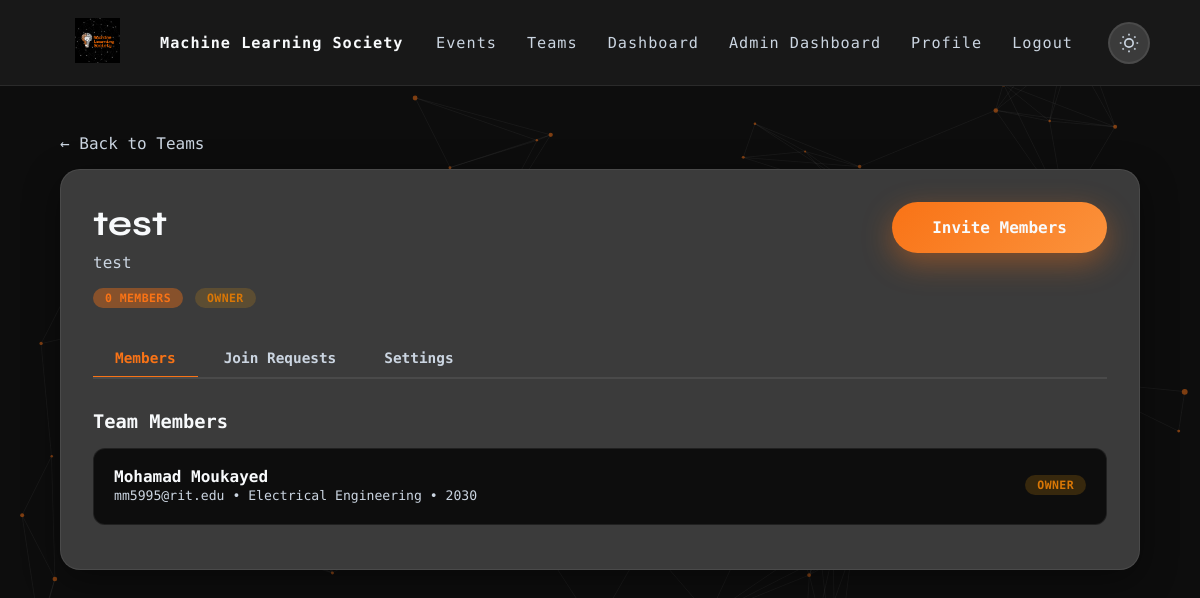
/teams/1/ (signed in), run on an earlier commit of the app's database.
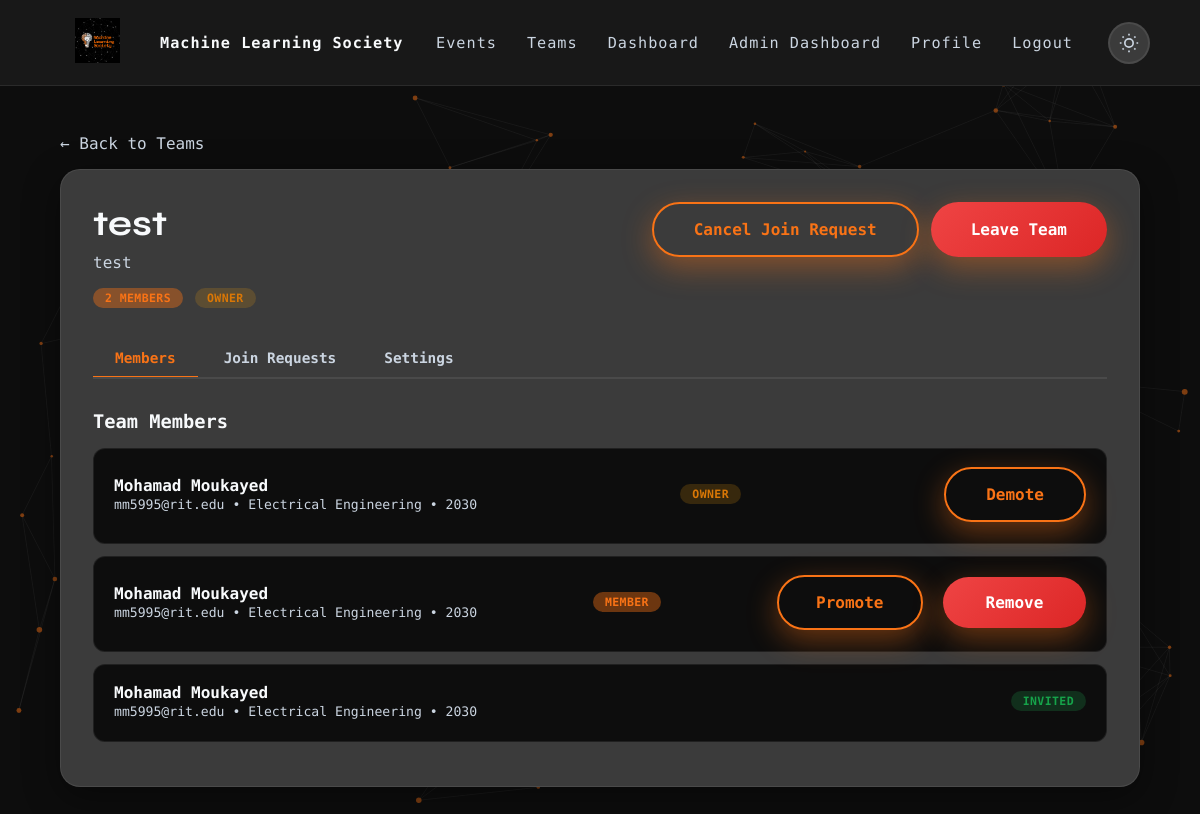
And on a later commit of the database.
### website/models.py (models this page shows)
class Team(models.Model):
    name = models.CharField()
    description = models.TextField()
    team_leaders = models.ManyToManyField(accountModels.Member, related_name="team_leaders")
    team_members = models.ManyToManyField(accountModels.Member, related_name="team_members", blank=True)
    pending_members = models.ManyToManyField(accountModels.Member, related_name="pending_members", blank=True)
    invited_members = models.ManyToManyField(accountModels.Member, related_name="invited_members", blank=True)
    creator = models.ForeignKey(accountModels.Member, on_delete=models.CASCADE)

### accounts/models.py (models this page shows, shortened)
class Member(AbstractBaseUser, PermissionsMixin):
    first_name = models.CharField()
    last_name = models.CharField()
    email = models.EmailField(unique=True)
    major = models.ForeignKey(Major, on_delete=models.CASCADE, blank=True, null=True)
    gender = models.CharField("Gender", blank=True, null=True, choices=[("M","Male"),("F","Female"),("O","Other")])
    date_of_birth = models.DateField("Date Of Birth (YYYY-MM-DD)", blank=True, null=True)
    graduation_year = models.CharField(blank=True, null=True)
    nationality = CountryField(blank=True, null=True)
    is_staff = models.BooleanField(default=False)
    is_active = models.BooleanField(default=True)
    date_joined = models.DateTimeField("date joined", default=timezone.now)
    objects = MemberManager()
    USERNAME_FIELD = "email"
    REQUIRED_FIELDS = ["first_name","last_name","date_of_birth","gender"]
    def get_full_name(self):
        return self.first_name + " " + self.last_name

class Major(models.Model):
    code = models.CharField()
    name = models.CharField()

### website/views.py (the view)
# urls.py: path("teams/<int:team_id>/", views.team_detail, name="team-detail"),
@login_required(login_url="/")
def team_detail(request: WSGIRequest, team_id: int):
    team = get_object_or_404(Team, pk=team_id)
    op = False
    if request.user in team.team_leaders.all() or request.user == team.creator:
        op = True
    return render(request, "team-detail.html", {"team": team, "op": op, "users": Member.objects.all()})

### website/context_processors.py (called while the page is built)
def prereqData(request):
    social_en = False
    if SocialAccountModels.SocialApp.objects.count() > 0:
        social_en = True
    return {
        "majors":        Major.objects.all().order_by("name"),
        "nationalities": list(countries),
        "now":           timezone.now(),   # handy for footer copyright year etc.
        "socials_enabled": social_en,
    }

### templates/team-detail.html (shortened to what this page needs)
{% extends "base.html" %}
{% load static %}
{% block content %}
<div class="dashboard-content">
  <div style="margin-bottom: 1rem;">
    <a href="{% url 'website:teams' %}" style="color: var(--text-secondary);">← Back to Teams</a>
  </div>
  <div class="dashboard-card fade-in visible">
    <div style="display: flex; justify-content: space-between; align-items: start; margin-bottom: 2rem; flex-wrap: wrap; gap: 1rem;">
      <div>
        <h1 style="font-family: 'Syne', sans-serif; font-size: 2.2rem; margin-bottom: 0.5rem;">{{ team.name }}</h1>
        <p style="color: var(--text-secondary); margin-bottom: 1rem;">{{team.description}}</p>
        <div style="display: flex; gap: 0.75rem; flex-wrap: wrap;">
          <span class="badge badge-primary">{{team.team_members.count|add:team.team_leaders.count}} Member{% if team.team_members.count|add:team.team_leaders.count != 1 %}s{% endif %}</span>
          {% if request.user == team.creator %}
          <span class="badge badge-warning">Owner</span>
          {% elif request.user in team.team_leaders.all %}
          <span class="badge badge-warning">Leader</span>
          {% elif request.user in team.pending_members.all %}
          <span class="badge badge-warning">Pending Invite</span>
          {% elif request.user in team.invited_members.all %}
          <span class="badge badge-success">Invited</span>
          {% elif request.user in team.team_members.all %}
          <span class="badge badge-primary">Member</span>
          {% endif %}
        </div>
      </div>
      <div style="display: flex; gap: 0.75rem; flex-wrap: wrap;">
        {% if request.user in team.pending_members.all %}
        <button class="btn btn-outline" onclick="cancelJoinRequest({{team.pk}})">Cancel Join Request</button>
        {% elif request.user in team.invited_members.all %}
        <button class="btn btn-success" onclick="acceptInvite({{team.pk}})">Accept Invite</button>
        <button class="btn btn-danger" onclick="rejectInvite({{team.pk}})">Reject Invite</button>
        {% elif op %}
        <button class="btn" onclick="showInviteModal()">
          <span>Invite Members</span>
        </button>
        {% elif request.user in team.team_members.all %}
        {% else %}
        <button class="btn btn-outline" onclick="requestToJoinTeam({{team.pk}})">Request To Join</button>
        {% endif %}
        {% if request.user in team.team_members.all or request.user in team.team_leaders.all and request.user != team.creator %}
        <button class="btn btn-danger" onclick="leaveTeam({{team.pk}})">Leave Team</button>
        {% endif %}
      </div>
    </div>
    <div class="tabs">
      <button class="tab active" onclick="switchTab('members', this)">Members</button>
      {% if op %}
      <button class="tab" onclick="switchTab('requests', this)">Join Requests</button>
      <button class="tab" onclick="switchTab('settings', this)">Settings</button>
      {% endif %}
    </div>
    <div id="tab-members" style="margin-top: 2rem;">
      <h3 style="margin-bottom: 1rem;">Team Members</h3>
      <ul class="item-list">
        {% if team.creator not in team.team_leaders.all %}
        <li class="item">
          <div class="item-header">
            <div>
              <span class="item-title">{{ team.creator.get_full_name }}</span>
              <div class="item-meta">{{team.creator.email}} • {{team.creator.major.name}} • {{team.creator.graduation_year}}</div>
            </div>
            <span class="badge badge-warning">Owner</span>
          </div>
        </li>
        {% endif %}
        {% for leader in team.team_leaders.all %}
        <li class="item">
          <div class="item-header">
            <div>
              <span class="item-title">{{ leader.get_full_name }}</span>
              <div class="item-meta">{{ leader.email }} • {{ leader.major.name }} • {{leader.graduation_year}}</div>
            </div>
            {% if leader == team.creator %}
            <span class="badge badge-warning">Owner</span>
            {% else %}
            <span class="badge badge-warning">Leader</span>
            {% endif %}
            {% if op %}
            <div style="display: flex; justify-content: center; align-items: center; gap: 20px;">
              <button class="btn btn-outline" style="width: 100%; " onclick="demoteMember({{team.pk}}, {{leader.pk}})">Demote</button>
            </div>
            {% endif %}
          </div>
        </li>
        {% endfor %}
        {% for member in team.team_members.all %}
        <li class="item">
          <div class="item-header">
            <div>
              <span class="item-title">{{ member.get_full_name }}</span>
              <div class="item-meta">{{ member.email }} • {{ member.major.name }} • {{member.graduation_year}}</div>
            </div>
            <span class="badge badge-primary">Member</span>
            {% if op %}
            <div style="display: flex; justify-content: center; align-items: center; gap: 20px;">
              <button class="btn btn-outline" style="width: 100%; " onclick="promoteMember({{team.pk}}, {{member.pk}})">Promote</button>
              <button class="btn btn-danger" style="width: 100%; " onclick="removeMember({{team.pk}}, {{member.pk}})">Remove</button>
            </div>
            {% endif %}
          </div>
        </li>
        {% endfor %}
        {% if op %}
        {% for member in team.invited_members.all %}
        <li class="item">
          <div class="item-header">
            <div>
              <span class="item-title">{{ member.get_full_name }}</span>
              <div class="item-meta">{{ member.email }} • {{ member.major.name }} • {{member.graduation_year}}</div>
            </div>
            <span class="badge badge-success">Invited</span>
          </div>
        </li>
        {% endfor %}
        {% endif %}
      </ul>
    </div>
  </div>
</div>
{% endblock content %}

### templates/base.html (shortened to what this page needs)
{% load static %}
<!DOCTYPE html>
<html lang="en" data-theme="dark">
<head>
    <link rel="stylesheet" href="{% static 'styles.css' %}">
    <link rel="stylesheet" href="{% static 'app-styles.css' %}">
</head>
<body>
<header class="navbar">
    <div class="nav-left">
        <a href="/">
            <img src="{% static 'assets/MLS Logo.png' %}" class="logo" id="logo" alt="RIT MLS Logo">
        </a>
        <a href="/"><span class="nav-brand">Machine Learning Society</span></a>
    </div>
    <nav>
        {% if request.user.is_authenticated %}
            <a href="{% url 'website:events' %}">Events</a>
            <a href="{% url 'website:teams' %}">Teams</a>
            <a href="{% url 'website:student_dashboard' %}">Dashboard</a>
            {% if user.is_staff %}
            <a href="{% url 'website:admin_dashboard' %}">Admin Dashboard</a>
            {% endif %}
            <a href="{% url 'website:profile' %}">Profile</a>
            <a href="{% url 'accounts:logout' %}" class="nav-logout">Logout</a>
        {% else %}
            <a href="/#about">About</a>
            <a href="/#activities">Activities</a>
            <a href="{% url 'website:meet-the-team' %}">Team</a>
            <a href="/#join">Join</a>
        {% endif %}
        <button class="theme-toggle" id="theme-toggle" aria-label="Toggle theme">
        </button>
    </nav>
</header>
{% block content %}{% endblock content %}
{% if not request.user.is_authenticated %}
            {% if socials_enabled %}
                {% load socialaccount %}
            {% endif %}
            {% if socials_enabled %}
                {% load socialaccount %}
            {% endif %}
{% endif %}
</body>
</html>

### static/styles.css (style rules this page uses)
:root { --bg-primary: #ffffff; --bg-secondary: #f8fafc; --bg-dark: #f1f5f9; --text-primary: #0f172a; --text-secondary: #475569; --text-link: #1666d6; --accent: #f97316; --accent-light: #fb923c; --accent-glow: rgba(249, 115, 22, 0.3); --card-bg: #ffffff; --navbar-bg: rgba(255, 255, 255, 0.85); --shadow: rgba(15, 23, 42, 0.1); --neural-line: rgba(15, 23, 42, 0.08); --neural-node: rgba(249, 115, 22, 0.6); --input-bg: #f8fafc; --input-border: #e2e8f0; --popup-bg: #ffffff; }
[data-theme="dark"] { --bg-primary: #0d0d0d; --bg-secondary: #0d0d0d; --bg-dark: #3b3b3b; --text-primary: #f8fafc; --text-secondary: #cbd5e1; --accent: #f97316; --accent-light: #fb923c; --accent-glow: rgba(249, 115, 22, 0.4); --card-bg: #3b3b3b; --navbar-bg: #181818; --shadow: rgba(0, 0, 0, 0.4); --neural-line: rgba(248, 250, 252, 0.08); --neural-node: rgba(249, 115, 22, 0.8); --input-bg: #1e1e1e; --input-border: rgba(255, 255, 255, 0.12); --popup-bg: #1a1a1a; }
*, *::before, *::after { margin: 0; padding: 0; box-sizing: border-box; }
html { scroll-behavior: smooth; }
body { font-family: "Space Mono", monospace; background: var(--bg-primary); color: var(--text-primary); transition: background-color 0.5s ease, color 0.5s ease; overflow-x: hidden; }
a { color: var(--text-link); text-decoration: none; cursor: pointer; }
span { font-family: "Space Mono", monospace; color: var(--text-primary); }
.navbar { position: sticky; top: 0; display: flex; justify-content: space-between; align-items: center; padding: 18px 50px; background: var(--navbar-bg); backdrop-filter: blur(20px); z-index: 1000; border-bottom: 1px solid var(--neural-line); animation: slideDown 0.6s ease-out; }
.nav-left { display: flex; align-items: center; gap: 15px; font-family: "Syne", sans-serif; font-weight: 700; font-size: 1.05rem; }
.logo { height: 45px; transition: transform 0.3s ease, opacity 0.3s ease; }
.navbar nav { display: flex; align-items: center; gap: 5px; }
.navbar a { margin-left: 25px; color: var(--text-secondary); text-decoration: none; position: relative; transition: color 0.3s ease; font-size: 0.95rem; letter-spacing: 1px; }
.navbar a::after { content: ''; position: absolute; bottom: -5px; left: 0; width: 0; height: 2px; background: var(--accent); transition: width 0.3s ease; }
.theme-toggle { margin-left: 30px; background: var(--bg-dark); border: 2px solid var(--neural-line); border-radius: 50%; width: 42px; height: 42px; display: flex; align-items: center; justify-content: center; cursor: pointer; transition: all 0.3s ease; position: relative; overflow: hidden; flex-shrink: 0; }
.sun-icon, .moon-icon { position: absolute; transition: all 0.4s ease; stroke: var(--text-secondary); }
.sun-icon { opacity: 0; transform: rotate(-180deg) scale(0); }
[data-theme="dark"] .sun-icon { opacity: 1; transform: scale(1); }
.btn { position: relative; display: inline-flex; padding: 16px 40px; background: linear-gradient(135deg, var(--accent), var(--accent-light)); color: white; border: none; text-decoration: none; border-radius: 50px; font-family: "Space Mono", monospace; font-weight: 700; font-size: 1rem; overflow: hidden; transition: all 0.4s ease; box-shadow: 0 10px 30px var(--accent-glow); opacity: 0; cursor: pointer; animation: fadeIn 0s ease-out 0s forwards; justify-content: center; align-items: center; }
.fade-in { opacity: 0; transform: translateY(40px); transition: opacity 0.7s ease, transform 0.7s ease; }
.fade-in.visible { opacity: 1; transform: translateY(0); }

What changed in the data, as far as the page shows it:
shown differently, row unchanged: Team "test": team_members.count|add "0" → "2"; creator.get_full_name "Mohamad Moukayed" → (not shown); creator.email "mm5995@rit.edu" → (not shown); creator.major.name "Electrical Engineering" → (not shown); creator.graduation_year "2030" → (not shown)
now on this page (row edited): Member: get_full_name "Mohamad Moukayed", email "mm5995@rit.edu", major.name "Electrical Engineering", graduation_year "2030", shows "OWNER"
Also different on the page:
text no longer shown: "Invite Members • • OWNER"
text now shown: "Cancel Join Request Leave Team"
